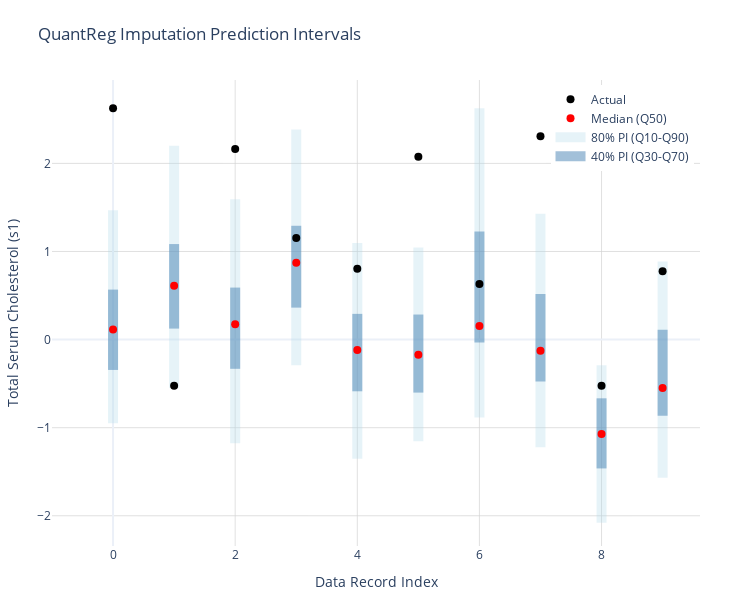

Source (notebook cell):
### Markdown cell above
## Visualizing prediction intervals

By visualizing the prediction intervals of the model's imputations we can better understand the uncertainty in our imputed values.

### Code cell
# Create a prediction interval plot for the first 10 records
# Number of records to plot
n_records = 10

# Prepare data for plotting
records = list(range(n_records))
actuals = actual_values.iloc[:n_records, 0].values
medians = imputed_values[0.5].iloc[:n_records, 0].values
q30 = imputed_values[0.3].iloc[:n_records, 0].values
q70 = imputed_values[0.7].iloc[:n_records, 0].values
q10 = imputed_values[0.1].iloc[:n_records, 0].values
q90 = imputed_values[0.9].iloc[:n_records, 0].values

# Create the base figure
fig = go.Figure()

# Add 80% prediction interval (Q10-Q90)
for i in range(n_records):
    fig.add_trace(
        go.Scatter(
            x=[i, i],
            y=[q10[i], q90[i]],
            mode="lines",
            line=dict(width=10, color="rgba(173, 216, 230, 0.3)"),
            hoverinfo="none",
            showlegend=False,
        )
    )

# Add 40% prediction interval (Q30-Q70)
for i in range(n_records):
    fig.add_trace(
        go.Scatter(
            x=[i, i],
            y=[q30[i], q70[i]],
            mode="lines",
            line=dict(width=10, color="rgba(70, 130, 180, 0.5)"),
            hoverinfo="none",
            showlegend=False,
        )
    )

# Add actual values
fig.add_trace(
    go.Scatter(
        x=records,
        y=actuals,
        mode="markers",
        marker=dict(color="black", size=8),
        name="Actual",
    )
)

# Add median predictions
fig.add_trace(
    go.Scatter(
        x=records,
        y=medians,
        mode="markers",
        marker=dict(color="red", size=8),
        name="Median (Q50)",
    )
)

# Add dashed line for Q10
fig.add_trace(
    go.Scatter(
        x=[-1, -1],  # Dummy points for legend
        y=[0, 0],  # Dummy points for legend
        mode="lines",
        line=dict(color="rgba(173, 216, 230, 0.3)", width=10),
        name="80% PI (Q10-Q90)",
    )
)

# Add dashed line for Q30
fig.add_trace(
    go.Scatter(
        x=[-1, -1],  # Dummy points for legend
        y=[0, 0],  # Dummy points for legend
        mode="lines",
        line=dict(color="rgba(70, 130, 180, 0.5)", width=10),
        name="40% PI (Q30-Q70)",
    )
)

# Update layout with smaller width to fit in the book layout
fig.update_layout(
    title="QuantReg Imputation Prediction Intervals",
    xaxis=dict(
        title="Data Record Index",
        showgrid=True,
        gridwidth=1,
        gridcolor="rgba(211, 211, 211, 0.7)",
    ),
    yaxis=dict(
        title="Total Serum Cholesterol (s1)",
        showgrid=True,
        gridwidth=1,
        gridcolor="rgba(211, 211, 211, 0.7)",
    ),
    width=750,
    height=600,
    template="plotly_white",
    margin=dict(l=50, r=50, t=80, b=50),  # Adjust margins
    legend=dict(yanchor="top", y=0.99, xanchor="right", x=0.99),
)

fig.show()

### Figure 1 — Plotly figure (JSON) as saved in the notebook; plotly's stock layout.template omitted (floating-point values rounded to 4 significant figures)
{"data": [{"hoverinfo": "none", "line": {"color": "rgba(173, 216, 230, 0.3)", "width": 10}, "mode": "lines", "showlegend": false, "type": "scatter", "x": [0, 0], "y": [-0.9489, 1.468]}, {"hoverinfo": "none", "line": {"color": "rgba(173, 216, 230, 0.3)", "width": 10}, "mode": "lines", "showlegend": false, "type": "scatter", "x": [1, 1], "y": [-0.5467, 2.199]}, {"hoverinfo": "none", "line": {"color": "rgba(173, 216, 230, 0.3)", "width": 10}, "mode": "lines", "showlegend": false, "type": "scatter", "x": [2, 2], "y": [-1.177, 1.593]}, {"hoverinfo": "none", "line": {"color": "rgba(173, 216, 230, 0.3)", "width": 10}, "mode": "lines", "showlegend": false, "type": "scatter", "x": [3, 3], "y": [-0.2916, 2.385]}, {"hoverinfo": "none", "line": {"color": "rgba(173, 216, 230, 0.3)", "width": 10}, "mode": "lines", "showlegend": false, "type": "scatter", "x": [4, 4], "y": [-1.352, 1.096]}, {"hoverinfo": "none", "line": {"color": "rgba(173, 216, 230, 0.3)", "width": 10}, "mode": "lines", "showlegend": false, "type": "scatter", "x": [5, 5], "y": [-1.154, 1.044]}, {"hoverinfo": "none", "line": {"color": "rgba(173, 216, 230, 0.3)", "width": 10}, "mode": "lines", "showlegend": false, "type": "scatter", "x": [6, 6], "y": [-0.8848, 2.626]}, {"hoverinfo": "none", "line": {"color": "rgba(173, 216, 230, 0.3)", "width": 10}, "mode": "lines", "showlegend": false, "type": "scatter", "x": [7, 7], "y": [-1.223, 1.427]}, {"hoverinfo": "none", "line": {"color": "rgba(173, 216, 230, 0.3)", "width": 10}, "mode": "lines", "showlegend": false, "type": "scatter", "x": [8, 8], "y": [-2.079, -0.2927]}, {"hoverinfo": "none", "line": {"color": "rgba(173, 216, 230, 0.3)", "width": 10}, "mode": "lines", "showlegend": false, "type": "scatter", "x": [9, 9], "y": [-1.568, 0.8852]}, {"hoverinfo": "none", "line": {"color": "rgba(70, 130, 180, 0.5)", "width": 10}, "mode": "lines", "showlegend": false, "type": "scatter", "x": [0, 0], "y": [-0.3445, 0.5675]}, {"hoverinfo": "none", "line": {"color": "rgba(70, 130, 180, 0.5)", "width": 10}, "mode": "lines", "showlegend": false, "type": "scatter", "x": [1, 1], "y": [0.1248, 1.084]}, {"hoverinfo": "none", "line": {"color": "rgba(70, 130, 180, 0.5)", "width": 10}, "mode": "lines", "showlegend": false, "type": "scatter", "x": [2, 2], "y": [-0.3317, 0.5903]}, {"hoverinfo": "none", "line": {"color": "rgba(70, 130, 180, 0.5)", "width": 10}, "mode": "lines", "showlegend": false, "type": "scatter", "x": [3, 3], "y": [0.3628, 1.292]}, {"hoverinfo": "none", "line": {"color": "rgba(70, 130, 180, 0.5)", "width": 10}, "mode": "lines", "showlegend": false, "type": "scatter", "x": [4, 4], "y": [-0.587, 0.292]}, {"hoverinfo": "none", "line": {"color": "rgba(70, 130, 180, 0.5)", "width": 10}, "mode": "lines", "showlegend": false, "type": "scatter", "x": [5, 5], "y": [-0.6017, 0.2845]}, {"hoverinfo": "none", "line": {"color": "rgba(70, 130, 180, 0.5)", "width": 10}, "mode": "lines", "showlegend": false, "type": "scatter", "x": [6, 6], "y": [-0.03426, 1.226]}, {"hoverinfo": "none", "line": {"color": "rgba(70, 130, 180, 0.5)", "width": 10}, "mode": "lines", "showlegend": false, "type": "scatter", "x": [7, 7], "y": [-0.475, 0.517]}, {"hoverinfo": "none", "line": {"color": "rgba(70, 130, 180, 0.5)", "width": 10}, "mode": "lines", "showlegend": false, "type": "scatter", "x": [8, 8], "y": [-1.462, -0.6666]}, {"hoverinfo": "none", "line": {"color": "rgba(70, 130, 180, 0.5)", "width": 10}, "mode": "lines", "showlegend": false, "type": "scatter", "x": [9, 9], "y": [-0.8634, 0.1114]}, {"marker": {"color": "black", "size": 8}, "mode": "markers", "name": "Actual", "type": "scatter", "x": [0, 1, 2, 3, 4, 5, 6, 7, 8, 9], "y": [2.625, -0.5242, 2.163, 1.152, 0.805, 2.076, 0.6316, 2.308, -0.5242, 0.7761]}, {"marker": {"color": "red", "size": 8}, "mode": "markers", "name": "Median (Q50)", "type": "scatter", "x": [0, 1, 2, 3, 4, 5, 6, 7, 8, 9], "y": [0.1141, 0.6115, 0.1732, 0.8734, -0.1186, -0.1722, 0.1548, -0.1276, -1.073, -0.5503]}, {"line": {"color": "rgba(173, 216, 230, 0.3)", "width": 10}, "mode": "lines", "name": "80% PI (Q10-Q90)", "type": "scatter", "x": [-1, -1], "y": [0, 0]}, {"line": {"color": "rgba(70, 130, 180, 0.5)", "width": 10}, "mode": "lines", "name": "40% PI (Q30-Q70)", "type": "scatter", "x": [-1, -1], "y": [0, 0]}], "layout": {"height": 600, "legend": {"x": 0.99, "xanchor": "right", "y": 0.99, "yanchor": "top"}, "margin": {"b": 50, "l": 50, "r": 50, "t": 80}, "title": {"text": "QuantReg Imputation Prediction Intervals"}, "width": 750, "xaxis": {"gridcolor": "rgba(211, 211, 211, 0.7)", "gridwidth": 1, "showgrid": true, "title": {"text": "Data Record Index"}}, "yaxis": {"gridcolor": "rgba(211, 211, 211, 0.7)", "gridwidth": 1, "showgrid": true, "title": {"text": "Total Serum Cholesterol (s1)"}}}}
